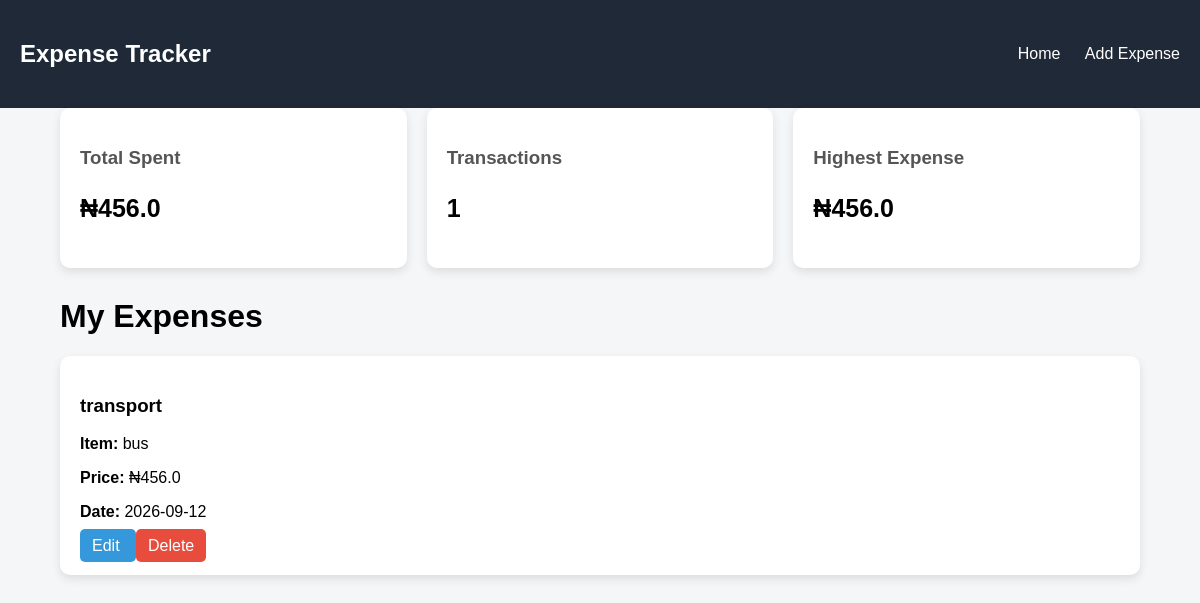
Before: / with the older database file.
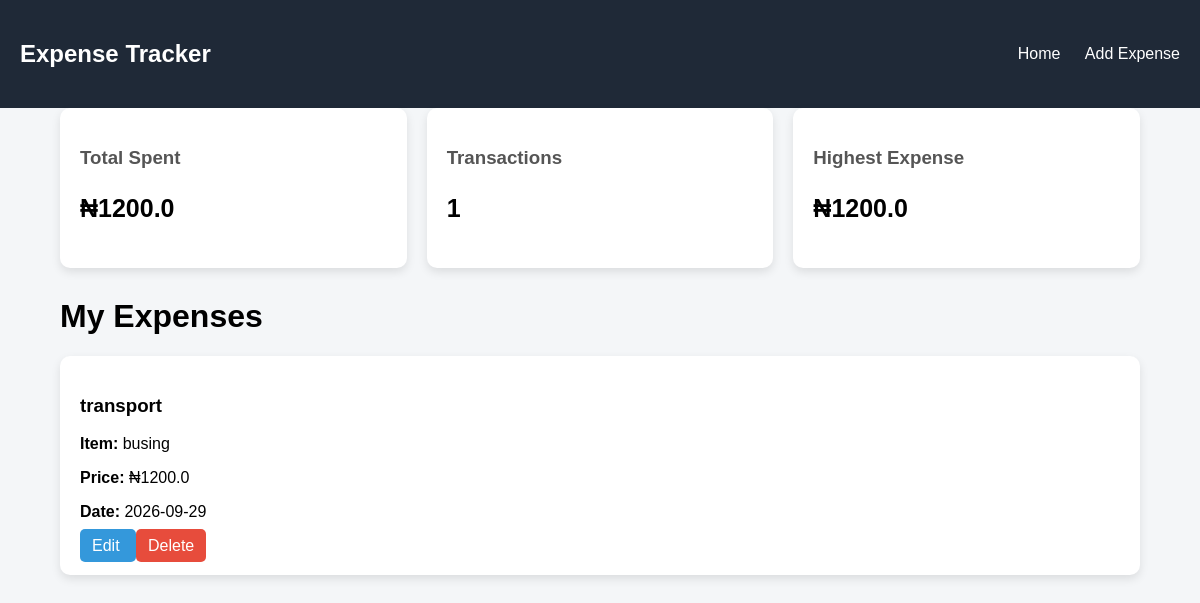
After: the same page with the newer database file.
### expensesTracker_v2/app/models.py (models this page shows, shortened)
class Expense(db.Model):
    __tablename__ = "expenses"
    id = db.Column(db.Integer, primary_key=True)
    category = db.Column(db.String(100), nullable=False)
    item = db.Column(db.String(100), nullable=False)
    expense_date = db.Column(db.Date, nullable=False)
    amount = db.Column(db.Float, nullable=False)

### expensesTracker_v2/app/routes.py (the view)
@main.route("/")
def home():
    expenses = expense_repo.get_all_expenses()
    statistics = services.expense_statistics()
    return render_template(
        "index.html",
        expenses=expenses,
        statistics=statistics
    )

### expensesTracker_v2/app/expense_repo.py (called while the page is built)
def get_all_expenses():
    return Expense.query.all()

### expensesTracker_v2/app/services.py (called while the page is built)
def expense_statistics():
    expenses = get_all_expenses()
    if not expenses:
        return {
            "total": 0,
            "count": 0,
            "highest": 0
        }
    total = sum(expense.amount for expense in expenses)
    count = len(expenses)
    highest = max(
        expense.amount
        for expense in expenses
    )
    return {
        "total": total,
        "count": count,
        "highest": highest
    }

### expensesTracker_v2/templates/index.html
{% extends "base.html" %}
{% block content %}
<div class="stats">
<div class="stat-card">
<h3>Total Spent</h3>
<p>
₦{{ statistics.total }}
</p>
</div>
<div class="stat-card">
<h3>Transactions</h3>
<p>
{{ statistics.count }}
</p>
</div>
<div class="stat-card">
<h3>Highest Expense</h3>
<p>
₦{{ statistics.highest }}
</p>
</div>
</div>
<h1>My Expenses</h1>
<div class="expense-card">
{% for expense in expenses %}
<div class="card">
<h3>{{ expense.category }}</h3>
<p>
<strong>Item:</strong>
{{ expense.item }}
</p>
<p>
<strong>Price:</strong>
₦{{ expense.amount }}
</p>
<p>
<strong>Date:</strong>
{{ expense.expense_date }}
</p>
<div class="actions">
<a class="edit"
href="{{ url_for('main.edit_expense', id=expense.id) }}">
Edit
</a>
<a class="delete"
href="{{ url_for('main.delete_expense', id=expense.id) }}">
Delete
</a>
</div>
</div>
{% endfor %}
</div>
{% endblock %}

### expensesTracker_v2/templates/base.html (shortened to what this page needs)
<!DOCTYPE html>
<html>
<head>
    <link
        rel="stylesheet"
        href="{{ url_for('static', filename='style.css') }}"
    >
</head>
<body>
<nav>
    <h2>Expense Tracker</h2>
    <div>
        <a href="{{ url_for('main.home') }}">Home</a>
        <a href="{{ url_for('main.add_expense') }}">Add Expense</a>
    </div>
</nav>
<div class="container">
{% block content %}
{% endblock %}
</div>
</body>
</html>

### expensesTracker_v2/static/style.css (style rules this page uses)
body { font-family: Arial, sans-serif; background:#f4f6f8; margin:0; }
nav { background:#1f2937; color:white; padding:20px; display:flex; justify-content:space-between; align-items:center; }
nav a { color:white; text-decoration:none; margin-left:20px; }
.container { width:90%; margin:auto; }
.expense-card { display:grid; grid-template-columns: repeat(auto-fit,minmax(250px,1fr)); gap:20px; }
.card { background:white; padding:20px; border-radius:10px; box-shadow:0 4px 10px rgba(0,0,0,0.1); }
.actions a { padding:8px 12px; border-radius:5px; text-decoration:none; }
.edit { background:#3498db; color:white; }
.delete { background:#e74c3c; color:white; }
.stats { display:grid; grid-template-columns: repeat(auto-fit,minmax(200px,1fr)); gap:20px; margin-bottom:30px; }
.stat-card { background:white; padding:20px; border-radius:10px; box-shadow:0 4px 10px rgba(0,0,0,0.1); }
.stat-card h3 { color:#555; }
.stat-card p { font-size:25px; font-weight:bold; }

Changed rows visible on the page:
changed Expense "transport": highest "456.0" → "1200.0"; item "bus" → "busing"; amount "456.0" → "1200.0"; expense_date "2026-09-12" → "2026-09-29"
Other visible differences:
{{ statistics.total }}: "456.0" → "1200.0"
